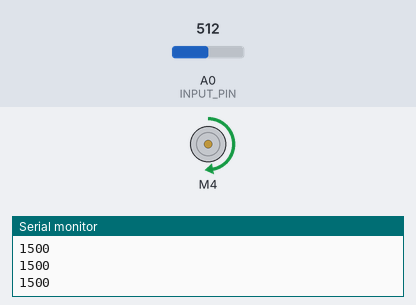
Bench run of a sketch on a simulated Arduino Uno, built with avr-gcc and run on an emulated ATmega328P. On the bench: DC motor (green arrow = forward, orange = backward, longer = faster), the last lines printed to the serial monitor. The test bench sets the inputs (shaded band); at power-on: A0 (INPUT_PIN) = 512.

Above: at 3.7 s.
3.8 s: A0 (INPUT_PIN) set to 716
At 4.6 s:
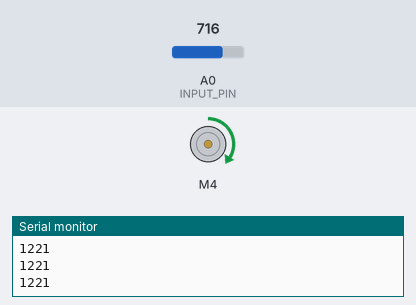
5.3 s: A0 (INPUT_PIN) set to 900
At 5.7 s:
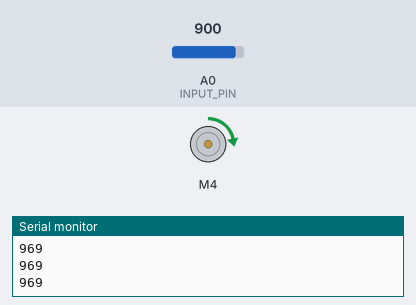
6.8 s: A0 (INPUT_PIN) set to 1023
At 8.0 s:
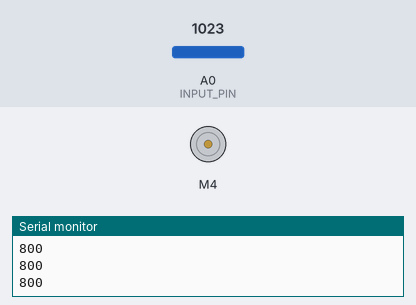
8.3 s: A0 (INPUT_PIN) set to 306
At 9.2 s:
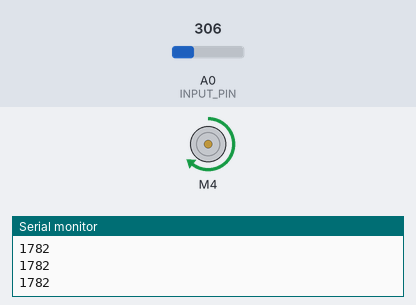
9.8 s: A0 (INPUT_PIN) set to 122
At 10.3 s:
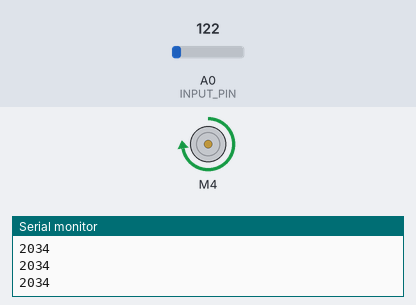
11.3 s: A0 (INPUT_PIN) set to 511
At 11.6 s:
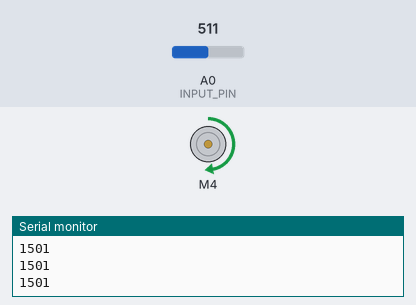
Timing chart, 0 to 13.8 s (numbered marks = the images above; inputs shaded):
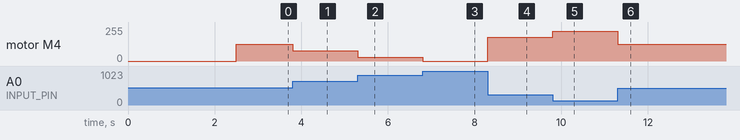

The sketch:

Exo_Beta_MotorController.ino
```cpp
#include <Servo.h>
#include <ESC.h>

#define INPUT_PIN A0

int val;

ESC myESC (4, 800, 2200, 550);   // ESC_Name (ESC PIN, Minimum Value, Maximum Value, Arm Value)

void setup() {
  Serial.begin(9600);
  Serial.println("Hello World");
  delay(2500);
  /*
  Serial.println("Calibrating");
  myESC.calib();                  // Calibration of the Max and Min value the ESC is expecting
  Serial.println("Stopping");
  myESC.stop();
  Serial.println("ARMED");
  */
  myESC.arm();
  Serial.println("Controls passed to user");
  Serial.println("\n");
}

void loop() {
  val = analogRead(INPUT_PIN);            // reads the value of the potentiometer (value between 0 and 1023)
  //Serial.println(val);
  val = map(val, 0, 1023, 2200, 800);  // scale it to use it with the ESC (value between 1000 and 2000)
  myESC.speed(val);                     // sets the ESC speed according to the scaled value
  Serial.println(val);
  delay(5);
}
```

Measured:
- after the input at 3.8 s, motor M4: forward 127/255 → forward 76/255 at once
- after the input at 5.3 s, motor M4: forward 76/255 → forward 30/255 at once
- after the input at 6.8 s, motor M4: forward 30/255 → stopped at once
- after the input at 8.3 s, motor M4: stopped → forward 178/255 at once
- after the input at 9.8 s, motor M4: forward 178/255 → forward 224/255 at once
- after the input at 11.3 s, motor M4: forward 224/255 → forward 127/255 at once
